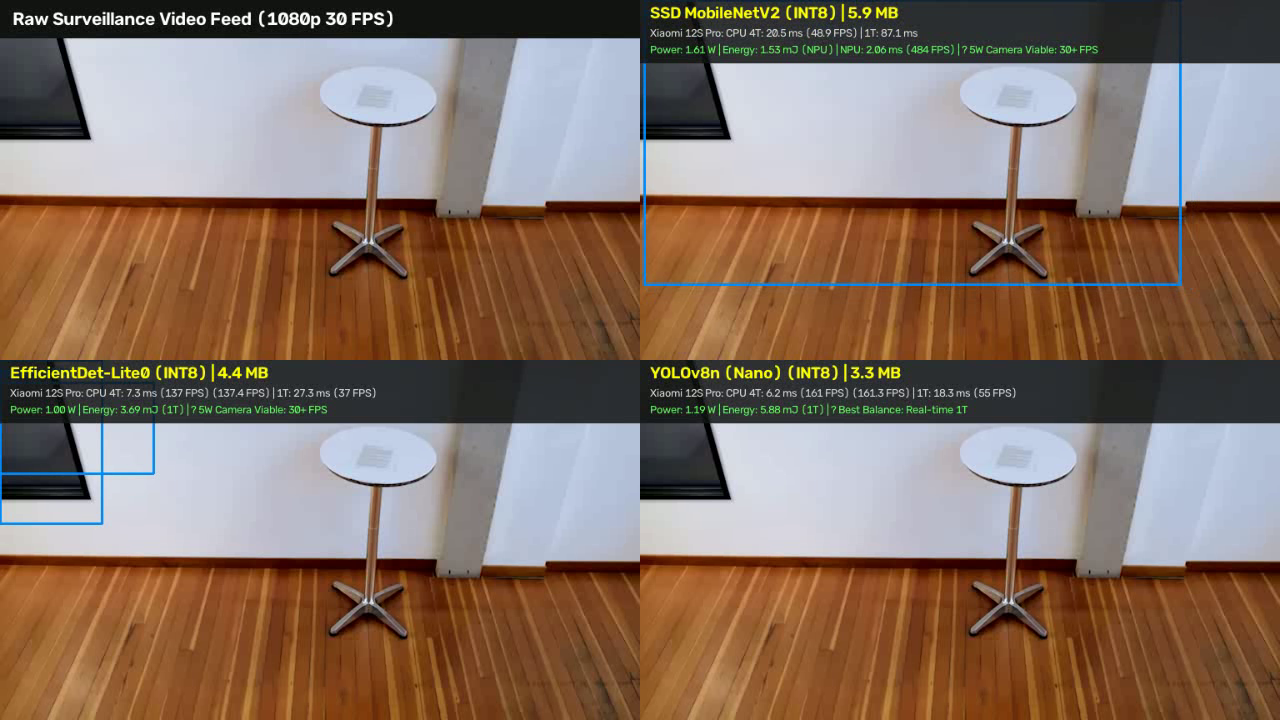
#> input picture frame 9 of reports/visual_comparisons/synchronized_comparison.mp4, 1280 x 720 px, given in place of the camera
$ python test-live-camera.py
#> lines starting #> are read from the running program, lines starting #| are printed output that depends on the picture
"""Real-time live camera inspection and validation tool for Edge AI smart camera models.

Course: IT6017 - Technological Trends in Digital Transformation
Topic: Edge AI Smart Camera System for Human Detection and Fire Detection
Inspection Stage: Live Webcam Functional Verification & Comparative Performance Baseline
"""

from __future__ import annotations

import argparse
import os
import sys
import time
from dataclasses import dataclass
from pathlib import Path
from typing import Any, Dict, List, Optional, Tuple

import cv2
import numpy as np
from ai_edge_litert.interpreter import Interpreter
from rich.console import Console
from rich.panel import Panel
from rich.table import Table

console = Console()

# Mapping of keyboard shortcuts to model specifications
MODEL_REGISTRY = {
    "1": {
        "filename": "ssd_mobilenet_v2_fp32.tflite",
        "name": "SSD MobileNetV2 (300x300 FP32)",
        "architecture": "ssd_mobilenet",
        "precision": "FP32",
        "input_resolution": (300, 300),
        "layout": "NHWC",
        "input_dtype": "float32",
    },
    "2": {
        "filename": "ssd_mobilenet_v2_int8.tflite",
        "name": "SSD MobileNetV2 (300x300 Full INT8)",
        "architecture": "ssd_mobilenet",
        "precision": "INT8",
        "input_resolution": (300, 300),
        "layout": "NHWC",
        "input_dtype": "uint8",
    },
    "3": {
        "filename": "efficientdet_lite0_fp32.tflite",
        "name": "EfficientDet-Lite0 (320x320 FP32)",
        "architecture": "efficientdet",
        "precision": "FP32",
        "input_resolution": (320, 320),
        "layout": "NHWC",
        "input_dtype": "float32",
    },
    "4": {
        "filename": "efficientdet_lite0_int8.tflite",
        "name": "EfficientDet-Lite0 (320x320 Full INT8)",
        "architecture": "efficientdet",
        "precision": "INT8",
        "input_resolution": (320, 320),
        "layout": "NHWC",
        "input_dtype": "uint8",
    },
    "5": {
        "filename": "yolov8n_320_fp32.tflite",
        "name": "YOLOv8n - Nano (320x320 FP32)",
        "architecture": "yolov8",
        "precision": "FP32",
        "input_resolution": (320, 320),
        "layout": "NCHW",
        "input_dtype": "float32",
    },
    "6": {
        "filename": "yolov8n_320_int8.tflite",
        "name": "YOLOv8n - Nano (320x320 Weight INT8)",
        "architecture": "yolov8",
        "precision": "INT8",
        "input_resolution": (320, 320),
        "layout": "NCHW",
        "input_dtype": "float32",
    },
}

COCO_CLASSES_80 = [
    "person", "bicycle", "car", "motorcycle", "airplane", "bus", "train", "truck", "boat", "traffic light",
    "fire hydrant", "stop sign", "parking meter", "bench", "bird", "cat", "dog", "horse", "sheep", "cow",
    "elephant", "bear", "zebra", "giraffe", "backpack", "umbrella", "handbag", "tie", "suitcase", "frisbee",
    "skis", "snowboard", "sports ball", "kite", "baseball bat", "baseball glove", "skateboard", "surfboard",
    "tennis racket", "bottle", "wine glass", "cup", "fork", "knife", "spoon", "bowl", "banana", "apple",
    "sandwich", "orange", "broccoli", "carrot", "hot dog", "pizza", "donut", "cake", "chair", "couch",
    "potted plant", "bed", "dining table", "toilet", "tv", "laptop", "mouse", "remote", "keyboard", "cell phone",
    "microwave", "oven", "toaster", "sink", "refrigerator", "book", "clock", "vase", "scissors", "teddy bear",
    "hair drier", "toothbrush"
]

COCO_CLASSES_90 = [
    "person", "bicycle", "car", "motorcycle", "airplane", "bus", "train", "truck", "boat", "traffic light",
    "fire hydrant", "???", "stop sign", "parking meter", "bench", "bird", "cat", "dog", "horse", "sheep",
    "cow", "elephant", "bear", "zebra", "giraffe", "???", "backpack", "umbrella", "???", "???",
    "handbag", "tie", "suitcase", "frisbee", "skis", "snowboard", "sports ball", "kite", "baseball bat", "baseball glove",
    "skateboard", "surfboard", "tennis racket", "bottle", "???", "wine glass", "cup", "fork", "knife", "spoon",
    "bowl", "banana", "apple", "sandwich", "orange", "broccoli", "carrot", "hot dog", "pizza", "donut",
    "cake", "chair", "couch", "potted plant", "bed", "???", "dining table", "???", "???", "toilet",
    "???", "tv", "laptop", "mouse", "remote", "keyboard", "cell phone", "microwave", "oven", "toaster",
    "sink", "refrigerator", "???", "book", "clock", "vase", "scissors", "teddy bear", "hair drier", "toothbrush"
]


@dataclass
class Detection:
    box: Tuple[int, int, int, int]  # xmin, ymin, xmax, ymax
    class_id: int
    class_name: str
    confidence: float


def letterbox_image(
    image: np.ndarray, target_size: Tuple[int, int], fill_val: int = 114
) -> Tuple[np.ndarray, float, Tuple[int, int]]:
    """Resize image with aspect-ratio preserving letterbox padding.

    Returns:
        padded_img: image of shape (target_h, target_w, 3)
        scale_ratio: scale factor r
        (dw, dh): left/top padding offset in target coordinates
    """
    orig_h, orig_w = image.shape[:2]
    target_w, target_h = target_size

    r = min(target_w / float(orig_w), target_h / float(orig_h))
    new_w = int(round(orig_w * r))
    new_h = int(round(orig_h * r))

    dw = (target_w - new_w) / 2.0
    dh = (target_h - new_h) / 2.0

    top, bottom = int(round(dh - 0.1)), int(round(dh + 0.1))
    left, right = int(round(dw - 0.1)), int(round(dw + 0.1))

    if (orig_w, orig_h) != (new_w, new_h):
        resized = cv2.resize(image, (new_w, new_h), interpolation=cv2.INTER_LINEAR)
    else:
        resized = image

    padded = cv2.copyMakeBorder(
        resized, top, bottom, left, right, cv2.BORDER_CONSTANT, value=(fill_val, fill_val, fill_val)
    )
    return padded, r, (int(round(dw)), int(round(dh)))


# [32 lines left out: function unpad_box, not called in this run]


class EfficientDetAnchorGenerator:
    """Pre-generates EfficientDet-Lite0 19,206 anchors for 320x320 inputs."""

    def __init__(self, image_size: int = 320):
        self.image_size = image_size
        self.strides = [8, 16, 32, 64, 128]
        self.scales = [2 ** 0, 2 ** (1.0 / 3.0), 2 ** (2.0 / 3.0)]
        self.aspect_ratios = [(1.0, 1.0), (1.414, 0.707), (0.707, 1.414)]
        self.anchors = self._generate_anchors()

    def _generate_anchors(self) -> np.ndarray:
        anchors = []
        for stride in self.strides:
            feat_h = int(np.ceil(self.image_size / stride))
            feat_w = int(np.ceil(self.image_size / stride))
            for r in range(feat_h):
                for c in range(feat_w):
                    cy = (r + 0.5) * stride
                    cx = (c + 0.5) * stride
                    for scale in self.scales:
                        for ar_h, ar_w in self.aspect_ratios:
                            w = stride * scale * ar_w * 4.0
                            h = stride * scale * ar_h * 4.0
                            anchors.append([cy, cx, h, w])
        return np.array(anchors, dtype=np.float32)


class LiveCameraInspector:
    """Manages live camera capture, dynamic model inference, and real-time visualization."""

    def __init__(
        self,
        models_dir: Path,
        snapshots_dir: Path,
        source: str = "0",
        initial_key: str = "2",
        confidence_thresh: float = 0.45,
        iou_thresh: float = 0.45,
        loop: bool = True,
        stretch: bool = False,
    ):
        self.models_dir = models_dir
        self.snapshots_dir = snapshots_dir
        self.source = source
        self.active_key = initial_key
        self.conf_thresh = confidence_thresh
        self.iou_thresh = iou_thresh
        self.human_only = True
        self.loop = loop
        self.stretch = stretch
        self.paused = False

        self.loaded_interpreters: Dict[str, Interpreter] = {}
        self.current_interpreter: Optional[Interpreter] = None
        self.ed_anchors = EfficientDetAnchorGenerator(320).anchors

        self.snapshots_dir.mkdir(parents=True, exist_ok=True)
        self.switch_model(self.active_key)

    def get_interpreter(self, key: str) -> Interpreter:
        """Lazy-load or retrieve cached LiteRT interpreter for a given model key."""
        if key not in self.loaded_interpreters:
            spec = MODEL_REGISTRY[key]
            model_path = self.models_dir / spec["filename"]
            if not model_path.exists():
                raise FileNotFoundError(f"Model file not found: {model_path}")
            interp = Interpreter(model_path=str(model_path.resolve()))
            interp.allocate_tensors()
            self.loaded_interpreters[key] = interp
        return self.loaded_interpreters[key]

    def switch_model(self, key: str) -> bool:
        """Switch active model to specified key."""
        if key not in MODEL_REGISTRY:
            return False
        try:
            self.current_interpreter = self.get_interpreter(key)
            self.active_key = key
            console.print(f"[bold green]Switched to Model [{key}]: {MODEL_REGISTRY[key]['name']}[/bold green]")
            return True
        except Exception as e:
            console.print(f"[bold red]Failed to load Model [{key}]: {e}[/bold red]")
            return False

    def preprocess_frame(
        self, frame: np.ndarray, spec: Dict[str, Any]
    ) -> Tuple[np.ndarray, Tuple[int, int], Tuple[float, int, int, bool]]:
        """Preprocess camera frame to match model input shape, layout, and dtype."""
        orig_h, orig_w = frame.shape[:2]
        target_h, target_w = spec["input_resolution"]

        # 1. Letterbox or Direct Stretch
        if not self.stretch:
            padded, r, (dw, dh) = letterbox_image(frame, (target_w, target_h))
            rgb = cv2.cvtColor(padded, cv2.COLOR_BGR2RGB)
            scale_info = (r, dw, dh, False)
        else:
            rgb = cv2.cvtColor(frame, cv2.COLOR_BGR2RGB)
            resized = cv2.resize(rgb, (target_w, target_h), interpolation=cv2.INTER_LINEAR)
            rgb = resized
            scale_info = (1.0, 0, 0, True)

        # 2. Handle NCHW vs NHWC
        if spec["layout"] == "NCHW":
            img_data = np.transpose(rgb, (2, 0, 1))
        else:
            img_data = rgb

        img_data = np.expand_dims(img_data, axis=0)

        # 3. Handle dtype scaling
        if spec["input_dtype"] == "uint8":
            tensor_data = img_data.astype(np.uint8)
        else:
            if spec["architecture"] == "ssd_mobilenet":
                tensor_data = (img_data.astype(np.float32) / 127.5) - 1.0
            elif spec["architecture"] == "efficientdet":
                tensor_data = img_data.astype(np.float32)
            else:
                tensor_data = img_data.astype(np.float32) / 255.0

        return tensor_data, (orig_w, orig_h), scale_info

    # [249 lines left out: functions decode_detections, render_overlay, not called in this run]

    def run(self, max_duration_sec: Optional[float] = None, no_gui: bool = False) -> None:
        """Run the live camera inspection loop."""
        # Open video source
        src = int(self.source) if self.source.isdigit() else self.source
        console.print(f"[cyan]Connecting to camera source '{self.source}'...[/cyan]")
        cap = cv2.VideoCapture(src)

        if not cap.isOpened():
            console.print(f"[bold red]Failed to open camera source: {self.source}[/bold red]")
            return

        window_name = "IT6017: Smart Camera Live Model Inspection"
        if not no_gui:
            cv2.namedWindow(window_name, cv2.WINDOW_NORMAL)
            cv2.resizeWindow(window_name, 960, 720)

        console.print(
            Panel.fit(
                "[bold green]Live Camera Inspection Active![/bold green]\n"
                "* Press [bold cyan]1 - 6[/bold cyan] to switch active model on-the-fly\n"
                "* Press [bold cyan]S[/bold cyan] to capture annotated inspection snapshots\n"
                "* Press [bold cyan]T[/bold cyan] to toggle Human-only vs All-classes detection\n"
                "* Press [bold cyan]+ / -[/bold cyan] to adjust confidence threshold\n"
                "* Press [bold cyan]Q[/bold cyan] or [bold cyan]ESC[/bold cyan] to exit",
                border_style="green",
            )
        )

        is_video_file = not str(self.source).isdigit()
        prev_time = time.perf_counter()
        fps = 0.0
        frame_count = 0
        start_time = time.perf_counter()
        snapshot_count = 0
        current_frame: Optional[np.ndarray] = None

        try:
            while True:
                if not self.paused or current_frame is None:
                    ret, frame = cap.read()
                    if not ret:
                        if is_video_file and self.loop:
                            cap.set(cv2.CAP_PROP_POS_FRAMES, 0)
                            ret, frame = cap.read()
                        if not ret:
                            console.print("[yellow]End of video feed or frame grab failed.[/yellow]")
                            break
                    current_frame = frame
                    frame_count += 1
                else:
                    frame = current_frame

                now = time.perf_counter()
                fps = 0.9 * fps + 0.1 * (1.0 / max(1e-5, now - prev_time))
                prev_time = now

                spec = MODEL_REGISTRY[self.active_key]
                interp = self.current_interpreter

                # Stage 1: Pre-processing
                t0 = time.perf_counter()
                input_tensor, orig_size, scale_info = self.preprocess_frame(frame, spec)
                t1 = time.perf_counter()

                # Stage 2: Inference
                input_idx = interp.get_input_details()[0]["index"]
                interp.set_tensor(input_idx, input_tensor)
                interp.invoke()
                t2 = time.perf_counter()

                # Stage 3: Post-processing
                detections = self.decode_detections(spec, interp, orig_size, scale_info)
                t3 = time.perf_counter()

                latency_breakdown = ((t1 - t0) * 1000.0, (t2 - t1) * 1000.0, (t3 - t2) * 1000.0)

                # Stage 4: Render Overlay
                annotated = self.render_overlay(frame.copy(), detections, fps, latency_breakdown)

                if self.paused:
                    # Draw PAUSED overlay badge
                    h_a, w_a = annotated.shape[:2]
                    cv2.rectangle(annotated, (w_a // 2 - 140, 50), (w_a // 2 + 140, 95), (0, 0, 0), -1)
                    cv2.putText(annotated, "[PAUSED] Press SPACE", (w_a // 2 - 125, 82), cv2.FONT_HERSHEY_SIMPLEX, 0.7, (0, 255, 255), 2, cv2.LINE_AA)

                if not no_gui:
                    cv2.imshow(window_name, annotated)
                    key = cv2.waitKey(30 if self.paused else 1) & 0xFF

                    if key in [ord("q"), ord("Q"), 27]:  # Quit
                        break
                    elif key == ord(" "):  # Toggle pause
                        self.paused = not self.paused
                        console.print(f"Playback {'[yellow]PAUSED[/yellow]' if self.paused else '[green]RESUMED[/green]'}")
                    elif chr(key) in MODEL_REGISTRY:  # Switch Model
                        self.switch_model(chr(key))
                    elif key in [ord("s"), ord("S")]:  # Snapshot
                        snapshot_count += 1
                        fname = f"snapshot_model_{self.active_key}_{int(time.time())}.jpg"
                        snap_path = self.snapshots_dir / fname
                        cv2.imwrite(str(snap_path), annotated)
                        console.print(f"[bold cyan]Snapshot saved:[/bold cyan] {snap_path}")
                    elif key in [ord("t"), ord("T")]:  # Toggle mode
                        self.human_only = not self.human_only
                        console.print(f"Mode toggled: {'Human Only' if self.human_only else 'All Classes'}")
                    elif key in [ord("+"), ord("=")]:  # Increase threshold
                        self.conf_thresh = min(0.95, self.conf_thresh + 0.05)
                        console.print(f"Confidence threshold: {self.conf_thresh:.2f}")
                    elif key in [ord("-"), ord("_")]:  # Decrease threshold
                        self.conf_thresh = max(0.10, self.conf_thresh - 0.05)
                        console.print(f"Confidence threshold: {self.conf_thresh:.2f}")

                # Check max duration
                if max_duration_sec and (time.perf_counter() - start_time) >= max_duration_sec:
                    console.print(f"[cyan]Completed automated run duration ({max_duration_sec:.1f}s).[/cyan]")
                    break

        finally:
            cap.release()
            if not no_gui:
                cv2.destroyAllWindows()

            elapsed = time.perf_counter() - start_time
            avg_fps = frame_count / max(1e-5, elapsed)
            console.print(f"\n[green]Inspection session ended. Processed {frame_count} frames in {elapsed:.1f}s ({avg_fps:.1f} avg FPS).[/green]")
            if snapshot_count > 0:
                console.print(f"[cyan]Saved {snapshot_count} snapshots to:[/cyan] {self.snapshots_dir}")


def main() -> int:
    parser = argparse.ArgumentParser(description="Live Camera Human Detection Inspection Tool for Course IT6017.")
    parser.add_argument("--source", default="0", help="Camera index (e.g., 0) or path to video file (default: 0)")
    parser.add_argument("--models-dir", default="models", help="Directory containing .tflite models (default: models)")
    parser.add_argument("--snapshots-dir", default="reports/camera_inspection_snapshots", help="Directory to save snapshots")
    parser.add_argument("--model", default="2", choices=list(MODEL_REGISTRY.keys()), help="Initial model key (default: 2 - SSD MobileNet INT8)")
    parser.add_argument("--thresh", type=float, default=0.45, help="Confidence threshold (default: 0.45)")
    parser.add_argument("--duration", type=float, default=None, help="Optional duration in seconds to run before auto-exiting")
    parser.add_argument("--no-gui", action="store_true", help="Run without opening GUI window (for headless/automated tests)")
    parser.add_argument("--no-loop", action="store_true", help="Do not loop video playback when end is reached")
    parser.add_argument("--stretch", action="store_true", help="Disable letterboxing and stretch image directly to target resolution")

    args = parser.parse_args()

    inspector = LiveCameraInspector(
        models_dir=Path(args.models_dir),
        snapshots_dir=Path(args.snapshots_dir),
        source=args.source,
        initial_key=args.model,
        confidence_thresh=args.thresh,
        loop=not args.no_loop,
        stretch=args.stretch,
    )

    inspector.run(max_duration_sec=args.duration, no_gui=args.no_gui)
#> in run, frame is the input picture: shape (720, 1280, 3); mean B, G, R 100, 113.5, 134.9
#> in letterbox_image, `resized = cv2.resize(image, (new_w, new_h), interpolation=cv2.INTER_LI..`:
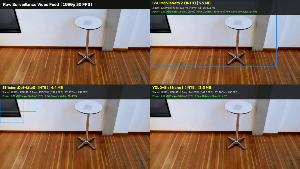
#> resized: shape (169, 300, 3); mean B, G, R 99.7, 113.6, 135.1
#> in letterbox_image, `padded = cv2.copyMakeBorder( resized, top, bottom, left, right, cv2.BO..`:
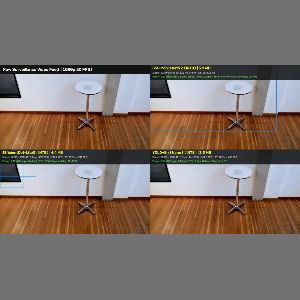
#> padded: shape (300, 300, 3); mean B, G, R 106, 113.8, 125.9
#> in preprocess_frame, `padded, r, (dw, dh) = letterbox_image(frame, (target_w, target_h))`: r = 0.234; dw = 0; dh = 66
#> in preprocess_frame, `scale_info = (r, dw, dh, False)`: scale_info = (0.234, 0, 66, False)
#> in run, `input_tensor, orig_size, scale_info = self.preprocess_frame(frame, spec)`: orig_size = (1280, 720); scale_info = (0.234, 0, 66, False)
    return 0


if __name__ == "__main__":
#> (the run stopped early here; a loop or call above may not have finished)

$ run again, starting later in the video
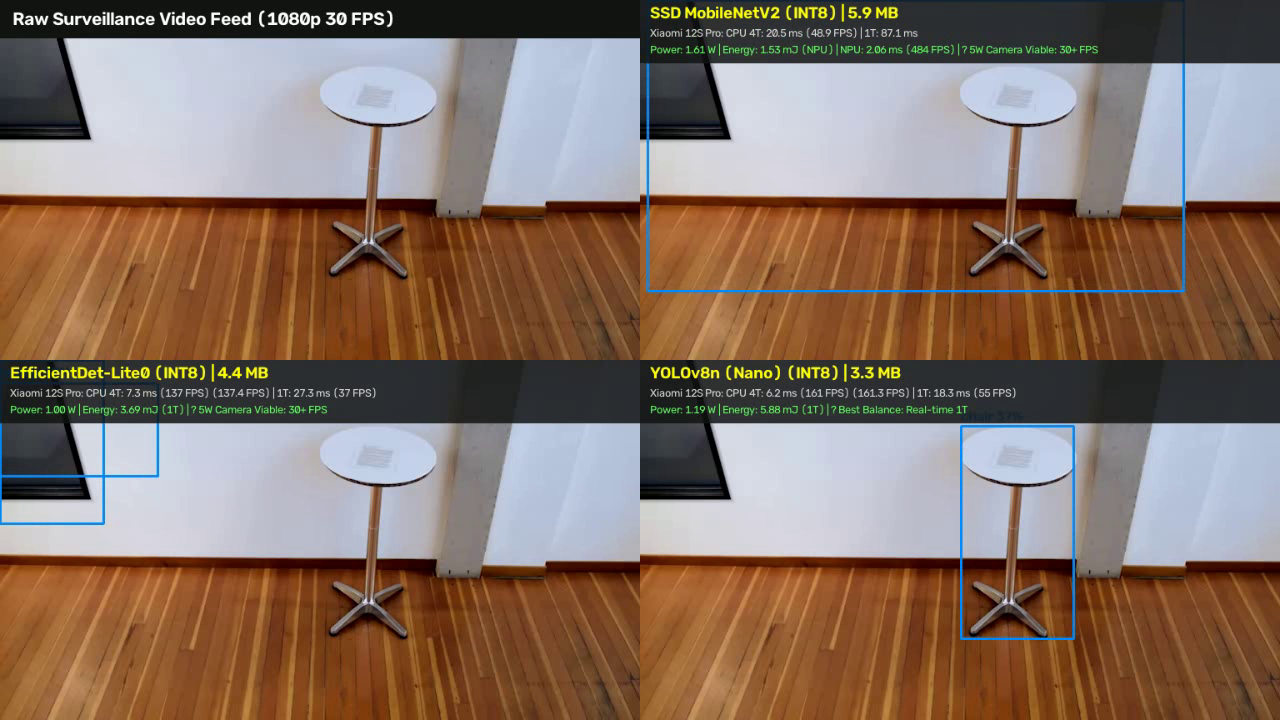
#> input picture frame 40 of reports/visual_comparisons/synchronized_comparison.mp4, 1280 x 720 px, given in place of the camera
#> in run, frame is the input picture: shape (720, 1280, 3); mean B, G, R 100.2, 113.3, 134.5
#> in letterbox_image, `resized = cv2.resize(image, (new_w, new_h), interpolation=cv2.INTER_LI..`:
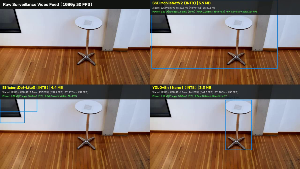
#> resized: shape (169, 300, 3); mean B, G, R 100.2, 113.4, 134.5
#> in letterbox_image, `padded = cv2.copyMakeBorder( resized, top, bottom, left, right, cv2.BO..`:
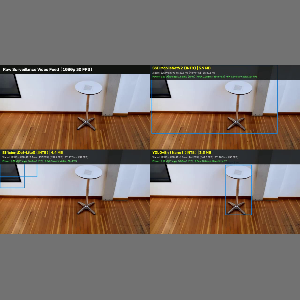
#> padded: shape (300, 300, 3); mean B, G, R 106.2, 113.7, 125.6
#> in preprocess_frame, `padded, r, (dw, dh) = letterbox_image(frame, (target_w, target_h))`: r = 0.234; dw = 0; dh = 66
#> in preprocess_frame, `scale_info = (r, dw, dh, False)`: scale_info = (0.234, 0, 66, False)
#> in run, `input_tensor, orig_size, scale_info = self.preprocess_frame(frame, spec)`: orig_size = (1280, 720); scale_info = (0.234, 0, 66, False)
